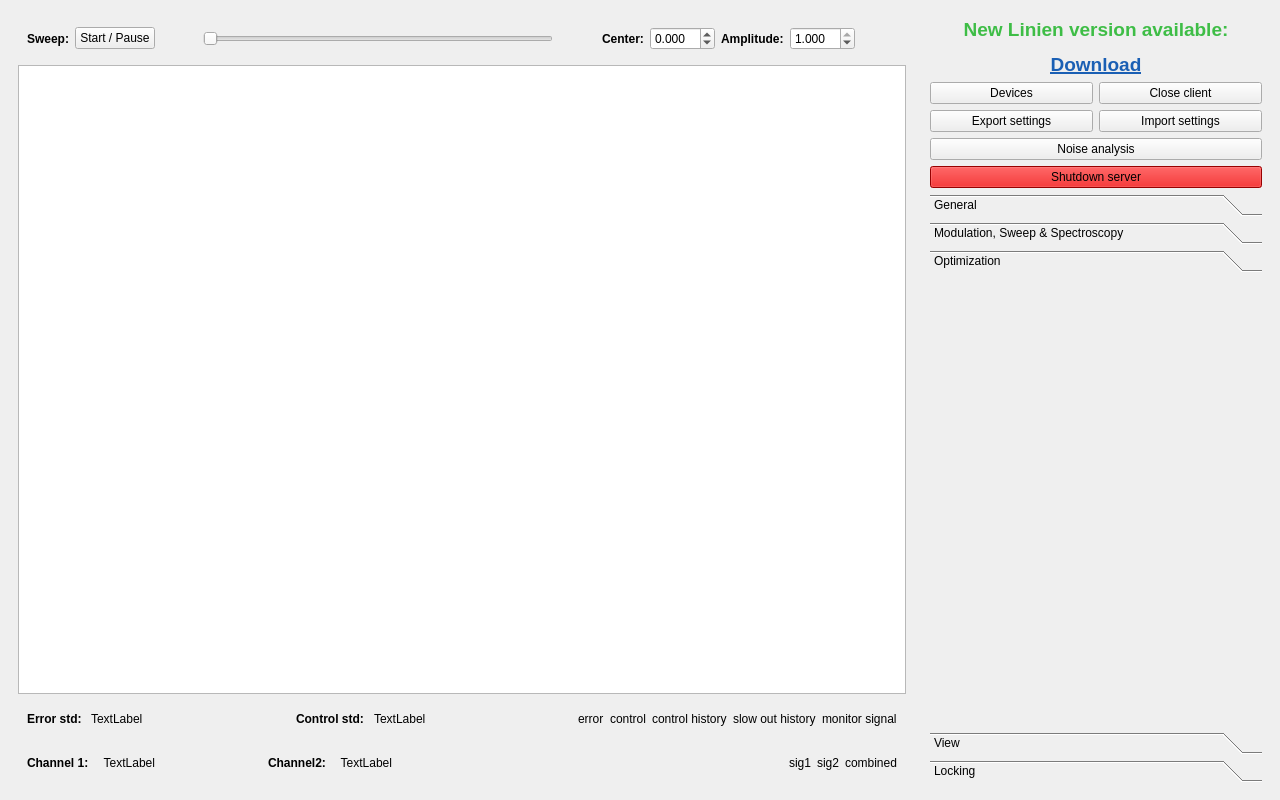
<?xml version="1.0" encoding="UTF-8"?>
<ui version="4.0">
 <class>MainWindow</class>
 <widget class="QMainWindow" name="MainWindow">
  <property name="geometry">
   <rect>
    <x>0</x>
    <y>0</y>
    <width>1280</width>
    <height>800</height>
   </rect>
  </property>
  <property name="minimumSize">
   <size>
    <width>350</width>
    <height>0</height>
   </size>
  </property>
  <property name="windowTitle">
   <string>MainWindow</string>
  </property>
  <widget class="QWidget" name="centralwidget">
   <layout class="QHBoxLayout" name="horizontalLayout">
    <item>
     <widget class="QWidget" name="centralPanel" native="true">
      <property name="sizePolicy">
       <sizepolicy hsizetype="Expanding" vsizetype="Preferred">
        <horstretch>5</horstretch>
        <verstretch>0</verstretch>
       </sizepolicy>
      </property>
      <layout class="QHBoxLayout" name="horizontalLayout_8">
       <item>
        <layout class="QVBoxLayout" name="verticalLayout_17">
         <item>
          <widget class="SweepControlWidget" name="sweep_control" native="true">
           <layout class="QHBoxLayout" name="horizontalLayout_3">
            <item>
             <widget class="QLabel" name="label_9">
              <property name="font">
               <font>
                <weight>75</weight>
                <bold>true</bold>
               </font>
              </property>
              <property name="text">
               <string>Sweep:</string>
              </property>
             </widget>
            </item>
            <item>
             <widget class="QPushButton" name="sweep_start_stop_button">
              <property name="toolTip">
               <string>&lt;!DOCTYPE HTML PUBLIC &quot;-//W3C//DTD HTML 4.0//EN&quot; &quot;http://www.w3.org/TR/REC-html40/strict.dtd&quot;&gt;
&lt;html&gt;&lt;head&gt;&lt;meta name=&quot;qrichtext&quot; content=&quot;1&quot; /&gt;&lt;style type=&quot;text/css&quot;&gt;
p, li { white-space: pre-wrap; }
&lt;/style&gt;&lt;/head&gt;&lt;body style=&quot; font-family:'MS Shell Dlg 2'; font-size:8pt; font-weight:400; font-style:normal;&quot;&gt;
&lt;p style=&quot; margin-top:0px; margin-bottom:0px; margin-left:0px; margin-right:0px; -qt-block-indent:0; text-indent:0px;&quot;&gt;Start and pause the output of the sweep at the sweep center position.&lt;/p&gt;&lt;/body&gt;&lt;/html&gt;</string>
              </property>
              <property name="text">
               <string>Start / Pause</string>
              </property>
              <property name="checkable">
               <bool>true</bool>
              </property>
             </widget>
            </item>
            <item>
             <spacer name="horizontalSpacer_3">
              <property name="orientation">
               <enum>Qt::Horizontal</enum>
              </property>
              <property name="sizeHint" stdset="0">
               <size>
                <width>40</width>
                <height>20</height>
               </size>
              </property>
             </spacer>
            </item>
            <item>
             <widget class="SweepSlider" name="sweep_slider">
              <property name="minimumSize">
               <size>
                <width>350</width>
                <height>0</height>
               </size>
              </property>
              <property name="maximum">
               <number>99</number>
              </property>
              <property name="orientation">
               <enum>Qt::Horizontal</enum>
              </property>
             </widget>
            </item>
            <item>
             <spacer name="horizontalSpacer">
              <property name="orientation">
               <enum>Qt::Horizontal</enum>
              </property>
              <property name="sizeHint" stdset="0">
               <size>
                <width>40</width>
                <height>20</height>
               </size>
              </property>
             </spacer>
            </item>
            <item>
             <widget class="QLabel" name="label_2">
              <property name="font">
               <font>
                <weight>75</weight>
                <bold>true</bold>
               </font>
              </property>
              <property name="text">
               <string>Center:</string>
              </property>
             </widget>
            </item>
            <item>
             <widget class="QDoubleSpinBox" name="sweep_center">
              <property name="minimumSize">
               <size>
                <width>65</width>
                <height>0</height>
               </size>
              </property>
              <property name="toolTip">
               <string>&lt;!DOCTYPE HTML PUBLIC &quot;-//W3C//DTD HTML 4.0//EN&quot; &quot;http://www.w3.org/TR/REC-html40/strict.dtd&quot;&gt;
&lt;html&gt;&lt;head&gt;&lt;meta name=&quot;qrichtext&quot; content=&quot;1&quot; /&gt;&lt;style type=&quot;text/css&quot;&gt;
p, li { white-space: pre-wrap; }
&lt;/style&gt;&lt;/head&gt;&lt;body style=&quot; font-family:'MS Shell Dlg 2'; font-size:8pt; font-weight:400; font-style:normal;&quot;&gt;
&lt;p style=&quot; margin-top:0px; margin-bottom:0px; margin-left:0px; margin-right:0px; -qt-block-indent:0; text-indent:0px;&quot;&gt;The center position of the sweep. If a fast output is used for the sweep this is the sweep center position in volts. If the slow output is used the interval [-1, +1] of this parameter is mapped to the interval [0V, +1.8V].&lt;/p&gt;&lt;/body&gt;&lt;/html&gt;</string>
              </property>
              <property name="keyboardTracking">
               <bool>false</bool>
              </property>
              <property name="suffix">
               <string/>
              </property>
              <property name="decimals">
               <number>3</number>
              </property>
              <property name="minimum">
               <double>-1.000000000000000</double>
              </property>
              <property name="maximum">
               <double>1.000000000000000</double>
              </property>
              <property name="singleStep">
               <double>0.100000000000000</double>
              </property>
              <property name="value">
               <double>0.000000000000000</double>
              </property>
             </widget>
            </item>
            <item>
             <widget class="QLabel" name="label_3">
              <property name="font">
               <font>
                <weight>75</weight>
                <bold>true</bold>
               </font>
              </property>
              <property name="text">
               <string>Amplitude:</string>
              </property>
             </widget>
            </item>
            <item>
             <widget class="QDoubleSpinBox" name="sweep_amplitude">
              <property name="minimumSize">
               <size>
                <width>65</width>
                <height>0</height>
               </size>
              </property>
              <property name="toolTip">
               <string>&lt;!DOCTYPE HTML PUBLIC &quot;-//W3C//DTD HTML 4.0//EN&quot; &quot;http://www.w3.org/TR/REC-html40/strict.dtd&quot;&gt;
&lt;html&gt;&lt;head&gt;&lt;meta name=&quot;qrichtext&quot; content=&quot;1&quot; /&gt;&lt;style type=&quot;text/css&quot;&gt;
p, li { white-space: pre-wrap; }
&lt;/style&gt;&lt;/head&gt;&lt;body style=&quot; font-family:'MS Shell Dlg 2'; font-size:8pt; font-weight:400; font-style:normal;&quot;&gt;
&lt;p style=&quot; margin-top:0px; margin-bottom:0px; margin-left:0px; margin-right:0px; -qt-block-indent:0; text-indent:0px;&quot;&gt;Amplitude of the sweep in units of 0.5 * Vpp of the output (2 V for fast outputs (range +/- 1 V) and 0.9 V for slow outputs (range 0 V to 1.8 V). That means an amplitude of 1.0 corresponds to the full sweep range in both cases.&lt;/p&gt;&lt;/body&gt;&lt;/html&gt;</string>
              </property>
              <property name="keyboardTracking">
               <bool>false</bool>
              </property>
              <property name="suffix">
               <string/>
              </property>
              <property name="decimals">
               <number>3</number>
              </property>
              <property name="minimum">
               <double>0.000000000000000</double>
              </property>
              <property name="maximum">
               <double>1.000000000000000</double>
              </property>
              <property name="singleStep">
               <double>0.100000000000000</double>
              </property>
              <property name="value">
               <double>1.000000000000000</double>
              </property>
             </widget>
            </item>
            <item>
             <spacer name="horizontalSpacer_8">
              <property name="orientation">
               <enum>Qt::Horizontal</enum>
              </property>
              <property name="sizeHint" stdset="0">
               <size>
                <width>40</width>
                <height>20</height>
               </size>
              </property>
             </spacer>
            </item>
           </layout>
          </widget>
         </item>
         <item>
          <widget class="PlotWidget" name="graphicsView">
           <property name="minimumSize">
            <size>
             <width>100</width>
             <height>100</height>
            </size>
           </property>
          </widget>
         </item>
         <item>
          <widget class="QWidget" name="top_lock_panel" native="true">
           <layout class="QHBoxLayout" name="horizontalLayout_4">
            <item>
             <widget class="QLabel" name="label_4">
              <property name="font">
               <font>
                <weight>75</weight>
                <bold>true</bold>
               </font>
              </property>
              <property name="text">
               <string>Error std: </string>
              </property>
             </widget>
            </item>
            <item>
             <widget class="QLabel" name="error_std">
              <property name="text">
               <string>TextLabel</string>
              </property>
              <property name="wordWrap">
               <bool>true</bool>
              </property>
             </widget>
            </item>
            <item>
             <spacer name="horizontalSpacer_5">
              <property name="orientation">
               <enum>Qt::Horizontal</enum>
              </property>
              <property name="sizeHint" stdset="0">
               <size>
                <width>40</width>
                <height>20</height>
               </size>
              </property>
             </spacer>
            </item>
            <item>
             <widget class="QLabel" name="label_5">
              <property name="font">
               <font>
                <weight>75</weight>
                <bold>true</bold>
               </font>
              </property>
              <property name="text">
               <string>Control std: </string>
              </property>
             </widget>
            </item>
            <item>
             <widget class="QLabel" name="control_std">
              <property name="text">
               <string>TextLabel</string>
              </property>
              <property name="wordWrap">
               <bool>true</bool>
              </property>
             </widget>
            </item>
            <item>
             <spacer name="horizontalSpacer_6">
              <property name="orientation">
               <enum>Qt::Horizontal</enum>
              </property>
              <property name="sizeHint" stdset="0">
               <size>
                <width>40</width>
                <height>20</height>
               </size>
              </property>
             </spacer>
            </item>
            <item>
             <widget class="QLabel" name="legend_error_signal">
              <property name="text">
               <string>error</string>
              </property>
              <property name="wordWrap">
               <bool>true</bool>
              </property>
             </widget>
            </item>
            <item>
             <widget class="QLabel" name="legend_control_signal">
              <property name="text">
               <string>control</string>
              </property>
              <property name="wordWrap">
               <bool>true</bool>
              </property>
             </widget>
            </item>
            <item>
             <widget class="QLabel" name="legend_control_signal_history">
              <property name="text">
               <string>control history</string>
              </property>
              <property name="wordWrap">
               <bool>true</bool>
              </property>
             </widget>
            </item>
            <item>
             <widget class="QLabel" name="legend_slow_signal_history">
              <property name="text">
               <string>slow out history</string>
              </property>
             </widget>
            </item>
            <item>
             <widget class="QLabel" name="legend_monitor_signal_history">
              <property name="text">
               <string>monitor signal</string>
              </property>
             </widget>
            </item>
           </layout>
          </widget>
         </item>
         <item>
          <widget class="QWidget" name="statusbar_unlocked" native="true">
           <layout class="QHBoxLayout" name="horizontalLayout_5">
            <item>
             <layout class="QHBoxLayout" name="signal_strengths_unlocked">
              <item>
               <widget class="QLabel" name="label">
                <property name="font">
                 <font>
                  <weight>75</weight>
                  <bold>true</bold>
                 </font>
                </property>
                <property name="text">
                 <string>&lt;html&gt;&lt;head/&gt;&lt;body&gt;&lt;p&gt;Channel 1:&lt;/p&gt;&lt;/body&gt;&lt;/html&gt;</string>
                </property>
               </widget>
              </item>
              <item>
               <widget class="QLabel" name="power_channel_1">
                <property name="sizePolicy">
                 <sizepolicy hsizetype="Minimum" vsizetype="Preferred">
                  <horstretch>0</horstretch>
                  <verstretch>0</verstretch>
                 </sizepolicy>
                </property>
                <property name="minimumSize">
                 <size>
                  <width>60</width>
                  <height>0</height>
                 </size>
                </property>
                <property name="text">
                 <string>TextLabel</string>
                </property>
                <property name="alignment">
                 <set>Qt::AlignRight|Qt::AlignTrailing|Qt::AlignVCenter</set>
                </property>
               </widget>
              </item>
              <item>
               <widget class="QLabel" name="label_8">
                <property name="text">
                 <string/>
                </property>
               </widget>
              </item>
              <item>
               <spacer name="horizontalSpacer_7">
                <property name="orientation">
                 <enum>Qt::Horizontal</enum>
                </property>
                <property name="sizeHint" stdset="0">
                 <size>
                  <width>40</width>
                  <height>20</height>
                 </size>
                </property>
               </spacer>
              </item>
              <item>
               <widget class="QLabel" name="label_6">
                <property name="font">
                 <font>
                  <weight>75</weight>
                  <bold>true</bold>
                 </font>
                </property>
                <property name="text">
                 <string>Channel2:</string>
                </property>
               </widget>
              </item>
              <item>
               <widget class="QLabel" name="power_channel_2">
                <property name="minimumSize">
                 <size>
                  <width>60</width>
                  <height>0</height>
                 </size>
                </property>
                <property name="text">
                 <string>TextLabel</string>
                </property>
                <property name="alignment">
                 <set>Qt::AlignRight|Qt::AlignTrailing|Qt::AlignVCenter</set>
                </property>
               </widget>
              </item>
              <item>
               <widget class="QLabel" name="label_7">
                <property name="text">
                 <string/>
                </property>
               </widget>
              </item>
             </layout>
            </item>
            <item>
             <spacer name="horizontalSpacer_2">
              <property name="orientation">
               <enum>Qt::Horizontal</enum>
              </property>
              <property name="sizeHint" stdset="0">
               <size>
                <width>378</width>
                <height>20</height>
               </size>
              </property>
             </spacer>
            </item>
            <item>
             <layout class="QHBoxLayout" name="legend_unlocked">
              <item>
               <widget class="QLabel" name="legend_spectrum_1">
                <property name="text">
                 <string>sig1</string>
                </property>
                <property name="wordWrap">
                 <bool>false</bool>
                </property>
               </widget>
              </item>
              <item>
               <widget class="QLabel" name="legend_spectrum_2">
                <property name="text">
                 <string>sig2</string>
                </property>
                <property name="wordWrap">
                 <bool>false</bool>
                </property>
               </widget>
              </item>
              <item>
               <widget class="QLabel" name="legend_spectrum_combined">
                <property name="text">
                 <string>combined</string>
                </property>
                <property name="wordWrap">
                 <bool>true</bool>
                </property>
               </widget>
              </item>
             </layout>
            </item>
           </layout>
          </widget>
         </item>
        </layout>
       </item>
      </layout>
     </widget>
    </item>
    <item>
     <widget class="RightPanel" name="rightPanel" native="true">
      <property name="sizePolicy">
       <sizepolicy hsizetype="Fixed" vsizetype="Expanding">
        <horstretch>0</horstretch>
        <verstretch>0</verstretch>
       </sizepolicy>
      </property>
      <property name="minimumSize">
       <size>
        <width>350</width>
        <height>0</height>
       </size>
      </property>
      <layout class="QVBoxLayout" name="verticalLayout_11">
       <item>
        <widget class="QLabel" name="new_version_available_label">
         <property name="text">
          <string>&lt;html&gt;&lt;head/&gt;&lt;body&gt;&lt;p align=&quot;center&quot;&gt;&lt;span style=&quot; font-size:14pt; font-weight:600; color:#3ebd46;&quot;&gt;New Linien version available:&lt;/span&gt;&lt;/p&gt;&lt;p align=&quot;center&quot;&gt;&lt;a href=&quot;https://hermitdemschoenenleben.github.io/linien/&quot;&gt;&lt;span style=&quot; font-size:14pt; font-weight:600; text-decoration: underline; color:#1a5fb4;&quot;&gt;Download&lt;/span&gt;&lt;/a&gt;&lt;/p&gt;&lt;/body&gt;&lt;/html&gt;</string>
         </property>
         <property name="margin">
          <number>10</number>
         </property>
         <property name="openExternalLinks">
          <bool>true</bool>
         </property>
        </widget>
       </item>
       <item>
        <widget class="QWidget" name="widget_2" native="true">
         <layout class="QHBoxLayout" name="horizontalLayout_23">
          <property name="leftMargin">
           <number>0</number>
          </property>
          <property name="topMargin">
           <number>0</number>
          </property>
          <property name="rightMargin">
           <number>0</number>
          </property>
          <property name="bottomMargin">
           <number>0</number>
          </property>
          <item>
           <widget class="QPushButton" name="openDeviceManagerButton">
            <property name="text">
             <string>Devices</string>
            </property>
           </widget>
          </item>
          <item>
           <widget class="QPushButton" name="closeButton">
            <property name="styleSheet">
             <string notr="true"/>
            </property>
            <property name="text">
             <string>Close client</string>
            </property>
           </widget>
          </item>
         </layout>
        </widget>
       </item>
       <item>
        <layout class="QHBoxLayout" name="horizontalLayout_2">
         <item>
          <widget class="QPushButton" name="export_parameters_button">
           <property name="text">
            <string>Export settings</string>
           </property>
          </widget>
         </item>
         <item>
          <widget class="QPushButton" name="import_parameters_button">
           <property name="text">
            <string>Import settings</string>
           </property>
          </widget>
         </item>
        </layout>
       </item>
       <item>
        <widget class="QPushButton" name="pid_parameter_optimization_button">
         <property name="text">
          <string>Noise analysis</string>
         </property>
        </widget>
       </item>
       <item>
        <widget class="QPushButton" name="shutdownButton">
         <property name="palette">
          <palette>
           <active>
            <colorrole role="WindowText">
             <brush brushstyle="SolidPattern">
              <color alpha="255">
               <red>0</red>
               <green>0</green>
               <blue>0</blue>
              </color>
             </brush>
            </colorrole>
            <colorrole role="Button">
             <brush brushstyle="SolidPattern">
              <color alpha="255">
               <red>212</red>
               <green>0</green>
               <blue>0</blue>
              </color>
             </brush>
            </colorrole>
            <colorrole role="Light">
             <brush brushstyle="SolidPattern">
              <color alpha="255">
               <red>255</red>
               <green>255</green>
               <blue>255</blue>
              </color>
             </brush>
            </colorrole>
            <colorrole role="Midlight">
             <brush brushstyle="SolidPattern">
              <color alpha="255">
               <red>246</red>
               <green>245</green>
               <blue>244</blue>
              </color>
             </brush>
            </colorrole>
            <colorrole role="Dark">
             <brush brushstyle="SolidPattern">
              <color alpha="255">
               <red>118</red>
               <green>117</green>
               <blue>116</blue>
              </color>
             </brush>
            </colorrole>
            <colorrole role="Mid">
             <brush brushstyle="SolidPattern">
              <color alpha="255">
               <red>158</red>
               <green>157</green>
               <blue>155</blue>
              </color>
             </brush>
            </colorrole>
            <colorrole role="Text">
             <brush brushstyle="SolidPattern">
              <color alpha="255">
               <red>0</red>
               <green>0</green>
               <blue>0</blue>
              </color>
             </brush>
            </colorrole>
            <colorrole role="BrightText">
             <brush brushstyle="SolidPattern">
              <color alpha="255">
               <red>255</red>
               <green>255</green>
               <blue>255</blue>
              </color>
             </brush>
            </colorrole>
            <colorrole role="ButtonText">
             <brush brushstyle="SolidPattern">
              <color alpha="255">
               <red>0</red>
               <green>0</green>
               <blue>0</blue>
              </color>
             </brush>
            </colorrole>
            <colorrole role="Base">
             <brush brushstyle="SolidPattern">
              <color alpha="255">
               <red>212</red>
               <green>0</green>
               <blue>0</blue>
              </color>
             </brush>
            </colorrole>
            <colorrole role="Window">
             <brush brushstyle="SolidPattern">
              <color alpha="255">
               <red>212</red>
               <green>0</green>
               <blue>0</blue>
              </color>
             </brush>
            </colorrole>
            <colorrole role="Shadow">
             <brush brushstyle="SolidPattern">
              <color alpha="255">
               <red>0</red>
               <green>0</green>
               <blue>0</blue>
              </color>
             </brush>
            </colorrole>
            <colorrole role="AlternateBase">
             <brush brushstyle="SolidPattern">
              <color alpha="255">
               <red>246</red>
               <green>245</green>
               <blue>244</blue>
              </color>
             </brush>
            </colorrole>
            <colorrole role="ToolTipBase">
             <brush brushstyle="SolidPattern">
              <color alpha="255">
               <red>255</red>
               <green>255</green>
               <blue>220</blue>
              </color>
             </brush>
            </colorrole>
            <colorrole role="ToolTipText">
             <brush brushstyle="SolidPattern">
              <color alpha="255">
               <red>0</red>
               <green>0</green>
               <blue>0</blue>
              </color>
             </brush>
            </colorrole>
           </active>
           <inactive>
            <colorrole role="WindowText">
             <brush brushstyle="SolidPattern">
              <color alpha="255">
               <red>0</red>
               <green>0</green>
               <blue>0</blue>
              </color>
             </brush>
            </colorrole>
            <colorrole role="Button">
             <brush brushstyle="SolidPattern">
              <color alpha="255">
               <red>212</red>
               <green>0</green>
               <blue>0</blue>
              </color>
             </brush>
            </colorrole>
            <colorrole role="Light">
             <brush brushstyle="SolidPattern">
              <color alpha="255">
               <red>255</red>
               <green>255</green>
               <blue>255</blue>
              </color>
             </brush>
            </colorrole>
            <colorrole role="Midlight">
             <brush brushstyle="SolidPattern">
              <color alpha="255">
               <red>246</red>
               <green>245</green>
               <blue>244</blue>
              </color>
             </brush>
            </colorrole>
            <colorrole role="Dark">
             <brush brushstyle="SolidPattern">
              <color alpha="255">
               <red>118</red>
               <green>117</green>
               <blue>116</blue>
              </color>
             </brush>
            </colorrole>
            <colorrole role="Mid">
             <brush brushstyle="SolidPattern">
              <color alpha="255">
               <red>158</red>
               <green>157</green>
               <blue>155</blue>
              </color>
             </brush>
            </colorrole>
            <colorrole role="Text">
             <brush brushstyle="SolidPattern">
              <color alpha="255">
               <red>0</red>
               <green>0</green>
               <blue>0</blue>
              </color>
             </brush>
            </colorrole>
            <colorrole role="BrightText">
             <brush brushstyle="SolidPattern">
              <color alpha="255">
               <red>255</red>
               <green>255</green>
               <blue>255</blue>
              </color>
             </brush>
            </colorrole>
            <colorrole role="ButtonText">
             <brush brushstyle="SolidPattern">
              <color alpha="255">
               <red>0</red>
               <green>0</green>
               <blue>0</blue>
              </color>
             </brush>
            </colorrole>
            <colorrole role="Base">
             <brush brushstyle="SolidPattern">
              <color alpha="255">
               <red>212</red>
               <green>0</green>
               <blue>0</blue>
              </color>
             </brush>
            </colorrole>
            <colorrole role="Window">
             <brush brushstyle="SolidPattern">
              <color alpha="255">
               <red>212</red>
               <green>0</green>
               <blue>0</blue>
              </color>
             </brush>
            </colorrole>
            <colorrole role="Shadow">
             <brush brushstyle="SolidPattern">
              <color alpha="255">
               <red>0</red>
               <green>0</green>
               <blue>0</blue>
              </color>
             </brush>
            </colorrole>
            <colorrole role="AlternateBase">
             <brush brushstyle="SolidPattern">
              <color alpha="255">
               <red>246</red>
               <green>245</green>
               <blue>244</blue>
              </color>
             </brush>
            </colorrole>
            <colorrole role="ToolTipBase">
             <brush brushstyle="SolidPattern">
              <color alpha="255">
               <red>255</red>
               <green>255</green>
               <blue>220</blue>
              </color>
             </brush>
            </colorrole>
            <colorrole role="ToolTipText">
             <brush brushstyle="SolidPattern">
              <color alpha="255">
               <red>0</red>
               <green>0</green>
               <blue>0</blue>
              </color>
             </brush>
            </colorrole>
           </inactive>
           <disabled>
            <colorrole role="WindowText">
             <brush brushstyle="SolidPattern">
              <color alpha="255">
               <red>118</red>
               <green>117</green>
               <blue>116</blue>
              </color>
             </brush>
            </colorrole>
            <colorrole role="Button">
             <brush brushstyle="SolidPattern">
              <color alpha="255">
               <red>212</red>
               <green>0</green>
               <blue>0</blue>
              </color>
             </brush>
            </colorrole>
            <colorrole role="Light">
             <brush brushstyle="SolidPattern">
              <color alpha="255">
               <red>255</red>
               <green>255</green>
               <blue>255</blue>
              </color>
             </brush>
            </colorrole>
            <colorrole role="Midlight">
             <brush brushstyle="SolidPattern">
              <color alpha="255">
               <red>246</red>
               <green>245</green>
               <blue>244</blue>
              </color>
             </brush>
            </colorrole>
            <colorrole role="Dark">
             <brush brushstyle="SolidPattern">
              <color alpha="255">
               <red>118</red>
               <green>117</green>
               <blue>116</blue>
              </color>
             </brush>
            </colorrole>
            <colorrole role="Mid">
             <brush brushstyle="SolidPattern">
              <color alpha="255">
               <red>158</red>
               <green>157</green>
               <blue>155</blue>
              </color>
             </brush>
            </colorrole>
            <colorrole role="Text">
             <brush brushstyle="SolidPattern">
              <color alpha="255">
               <red>118</red>
               <green>117</green>
               <blue>116</blue>
              </color>
             </brush>
            </colorrole>
            <colorrole role="BrightText">
             <brush brushstyle="SolidPattern">
              <color alpha="255">
               <red>255</red>
               <green>255</green>
               <blue>255</blue>
              </color>
             </brush>
            </colorrole>
            <colorrole role="ButtonText">
             <brush brushstyle="SolidPattern">
              <color alpha="255">
               <red>118</red>
               <green>117</green>
               <blue>116</blue>
              </color>
             </brush>
            </colorrole>
            <colorrole role="Base">
             <brush brushstyle="SolidPattern">
              <color alpha="255">
               <red>212</red>
               <green>0</green>
               <blue>0</blue>
              </color>
             </brush>
            </colorrole>
            <colorrole role="Window">
             <brush brushstyle="SolidPattern">
              <color alpha="255">
               <red>212</red>
               <green>0</green>
               <blue>0</blue>
              </color>
             </brush>
            </colorrole>
            <colorrole role="Shadow">
             <brush brushstyle="SolidPattern">
              <color alpha="255">
               <red>0</red>
               <green>0</green>
               <blue>0</blue>
              </color>
             </brush>
            </colorrole>
            <colorrole role="AlternateBase">
             <brush brushstyle="SolidPattern">
              <color alpha="255">
               <red>237</red>
               <green>235</green>
               <blue>233</blue>
              </color>
             </brush>
            </colorrole>
            <colorrole role="ToolTipBase">
             <brush brushstyle="SolidPattern">
              <color alpha="255">
               <red>255</red>
               <green>255</green>
               <blue>220</blue>
              </color>
             </brush>
            </colorrole>
            <colorrole role="ToolTipText">
             <brush brushstyle="SolidPattern">
              <color alpha="255">
               <red>0</red>
               <green>0</green>
               <blue>0</blue>
              </color>
             </brush>
            </colorrole>
           </disabled>
          </palette>
         </property>
         <property name="autoFillBackground">
          <bool>false</bool>
         </property>
         <property name="styleSheet">
          <string notr="true">background-color: #d40000;</string>
         </property>
         <property name="text">
          <string>Shutdown server</string>
         </property>
        </widget>
       </item>
       <item>
        <widget class="QToolBox" name="settings_toolbox">
         <property name="enabled">
          <bool>true</bool>
         </property>
         <property name="sizePolicy">
          <sizepolicy hsizetype="Expanding" vsizetype="Expanding">
           <horstretch>0</horstretch>
           <verstretch>0</verstretch>
          </sizepolicy>
         </property>
         <property name="minimumSize">
          <size>
           <width>250</width>
           <height>0</height>
          </size>
         </property>
         <property name="currentIndex">
          <number>2</number>
         </property>
         <widget class="QWidget" name="generalPanel">
          <property name="enabled">
           <bool>true</bool>
          </property>
          <property name="geometry">
           <rect>
            <x>0</x>
            <y>0</y>
            <width>338</width>
            <height>510</height>
           </rect>
          </property>
          <attribute name="label">
           <string>General</string>
          </attribute>
          <layout class="QVBoxLayout" name="verticalLayout_15">
           <item>
            <widget class="GeneralPanel" name="widget_5" native="true"/>
           </item>
          </layout>
         </widget>
         <widget class="QWidget" name="modSpectroscopyPanel">
          <property name="geometry">
           <rect>
            <x>0</x>
            <y>0</y>
            <width>338</width>
            <height>510</height>
           </rect>
          </property>
          <attribute name="label">
           <string>Modulation, Sweep &amp;&amp; Spectroscopy</string>
          </attribute>
          <layout class="QVBoxLayout" name="verticalLayout_3">
           <item>
            <widget class="ModulationAndSweepPanel" name="widget_4" native="true"/>
           </item>
          </layout>
         </widget>
         <widget class="QWidget" name="optimizationPanel">
          <property name="geometry">
           <rect>
            <x>0</x>
            <y>0</y>
            <width>338</width>
            <height>510</height>
           </rect>
          </property>
          <attribute name="label">
           <string>Optimization</string>
          </attribute>
          <layout class="QVBoxLayout" name="verticalLayout_10">
           <item>
            <widget class="OptimizationPanel" name="widget_6" native="true"/>
           </item>
          </layout>
         </widget>
         <widget class="QWidget" name="viewPanel">
          <property name="geometry">
           <rect>
            <x>0</x>
            <y>0</y>
            <width>338</width>
            <height>510</height>
           </rect>
          </property>
          <property name="sizePolicy">
           <sizepolicy hsizetype="Minimum" vsizetype="Preferred">
            <horstretch>0</horstretch>
            <verstretch>0</verstretch>
           </sizepolicy>
          </property>
          <attribute name="label">
           <string>View</string>
          </attribute>
          <layout class="QVBoxLayout" name="verticalLayout_16">
           <item>
            <widget class="ViewPanel" name="widget" native="true"/>
           </item>
          </layout>
         </widget>
         <widget class="QWidget" name="lockingPanel">
          <property name="geometry">
           <rect>
            <x>0</x>
            <y>0</y>
            <width>338</width>
            <height>510</height>
           </rect>
          </property>
          <property name="sizePolicy">
           <sizepolicy hsizetype="Minimum" vsizetype="Preferred">
            <horstretch>0</horstretch>
            <verstretch>0</verstretch>
           </sizepolicy>
          </property>
          <attribute name="label">
           <string>Locking</string>
          </attribute>
          <layout class="QVBoxLayout" name="verticalLayout_7">
           <item>
            <widget class="LockingPanel" name="widget_3" native="true"/>
           </item>
          </layout>
         </widget>
        </widget>
       </item>
      </layout>
     </widget>
    </item>
   </layout>
  </widget>
 </widget>
 <customwidgets>
  <customwidget>
   <class>PlotWidget</class>
   <extends>QGraphicsView</extends>
   <header location="global">plot_widget.h</header>
  </customwidget>
  <customwidget>
   <class>RightPanel</class>
   <extends>QWidget</extends>
   <header location="global">right_panel.h</header>
   <container>1</container>
   <slots>
    <slot>close_app()</slot>
    <slot>shutdown_server()</slot>
    <slot>open_device_manager()</slot>
   </slots>
  </customwidget>
  <customwidget>
   <class>LockingPanel</class>
   <extends>QWidget</extends>
   <header location="global">locking_panel.h</header>
   <container>1</container>
   <slots>
    <slot>kp_changed()</slot>
    <slot>ki_changed()</slot>
    <slot>kd_changed()</slot>
    <slot>watch_lock_changed()</slot>
    <slot>start_manual_lock()</slot>
   </slots>
  </customwidget>
  <customwidget>
   <class>GeneralPanel</class>
   <extends>QWidget</extends>
   <header location="global">general_panel.h</header>
   <container>1</container>
  </customwidget>
  <customwidget>
   <class>ModulationAndSweepPanel</class>
   <extends>QWidget</extends>
   <header location="global">modulation_sweep_panel.h</header>
   <container>1</container>
  </customwidget>
  <customwidget>
   <class>ViewPanel</class>
   <extends>QWidget</extends>
   <header location="global">view_panel.h</header>
   <container>1</container>
  </customwidget>
  <customwidget>
   <class>OptimizationPanel</class>
   <extends>QWidget</extends>
   <header location="global">optimization_panel.h</header>
   <container>1</container>
  </customwidget>
  <customwidget>
   <class>SweepSlider</class>
   <extends>QSlider</extends>
   <header location="global">sweep_control.h</header>
  </customwidget>
  <customwidget>
   <class>SweepControlWidget</class>
   <extends>QWidget</extends>
   <header location="global">sweep_control</header>
   <container>1</container>
  </customwidget>
 </customwidgets>
 <resources/>
 <connections/>
</ui>
